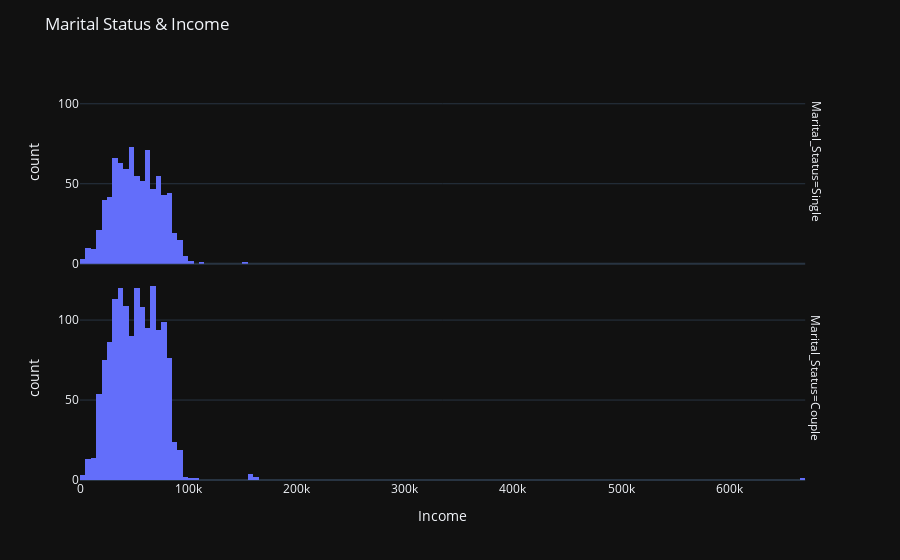

Write notebook code for a chart like this one.
### Markdown cell above
**Key Insight**
- Both the single and couple groups show a high concentration of individuals in the 45-55 age range. Additionally, for the couple group, there is a secondary peak in the 60-70 age range.

### Code cell
fig = px.histogram(df, x="Income", facet_row="Marital_Status", template='plotly_dark')
fig.update_layout(title='Marital Status & Income')
fig.show()

### Figure 1 — Plotly figure (JSON) as saved in the notebook; plotly's stock layout.template omitted (floating-point values rounded to 4 significant figures; data arrays with more than 128 entries replaced by an {"elided": "..."} marker saying what was removed)
{"data": [{"alignmentgroup": "True", "bingroup": "x", "hovertemplate": "Marital_Status=Single<br>Income=%{x}<br>count=%{y}<extra></extra>", "legendgroup": "", "marker": {"color": "#636efa", "pattern": {"shape": ""}}, "name": "", "offsetgroup": "", "orientation": "v", "showlegend": false, "type": "histogram", "x": {"elided": "796 float values"}, "xaxis": "x2", "yaxis": "y2"}, {"alignmentgroup": "True", "bingroup": "x", "hovertemplate": "Marital_Status=Couple<br>Income=%{x}<br>count=%{y}<extra></extra>", "legendgroup": "", "marker": {"color": "#636efa", "pattern": {"shape": ""}}, "name": "", "offsetgroup": "", "orientation": "v", "showlegend": false, "type": "histogram", "x": {"elided": "1444 float values"}, "xaxis": "x", "yaxis": "y"}], "layout": {"annotations": [{"font": {}, "showarrow": false, "text": "Marital_Status=Couple", "textangle": 90, "x": 0.98, "xanchor": "left", "xref": "paper", "y": 0.2425, "yanchor": "middle", "yref": "paper"}, {"font": {}, "showarrow": false, "text": "Marital_Status=Single", "textangle": 90, "x": 0.98, "xanchor": "left", "xref": "paper", "y": 0.7575, "yanchor": "middle", "yref": "paper"}], "barmode": "relative", "legend": {"tracegroupgap": 0}, "margin": {"t": 60}, "title": {"text": "Marital Status & Income"}, "xaxis": {"anchor": "y", "domain": [0, 0.98], "title": {"text": "Income"}}, "xaxis2": {"anchor": "y2", "domain": [0, 0.98], "matches": "x", "showticklabels": false}, "yaxis": {"anchor": "x", "domain": [0, 0.485], "title": {"text": "count"}}, "yaxis2": {"anchor": "x2", "domain": [0.515, 1], "matches": "y", "title": {"text": "count"}}}}
